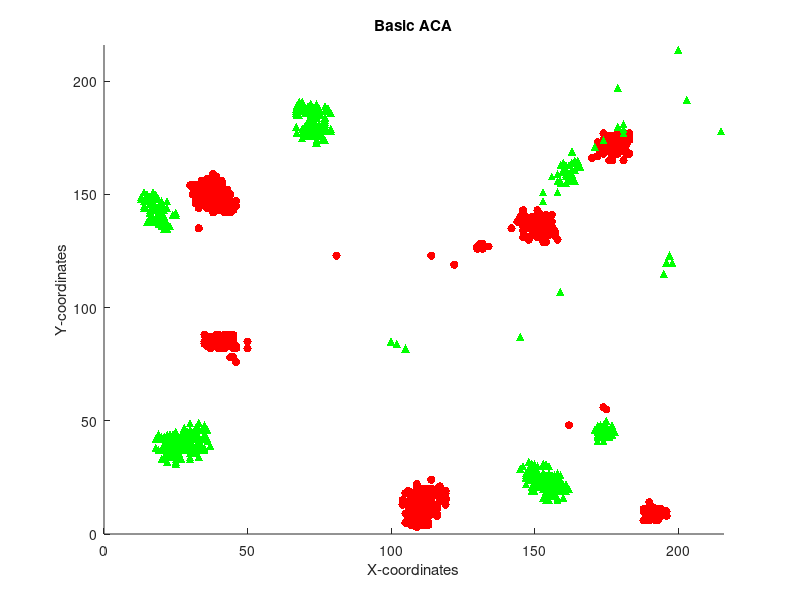

Source code (MATLAB):
X1 = [ 118 38 45 114 173 38 147 34 37 177 154 112 33 42 40 115 116 146 180 111 39 36 145 39 179 114 175 35 43 188 40 114 177 181 192 173 39 189 106 149 40 109 112 132 109 38 39 108 182 190 32 108 41 113 152 148 179 41 110 31 38 31 42 45 156 113 147 174 116 190 109 33 177 174 39 114 112 105 33 37 105 117 37 119 183 109 111 38 36 106 114 43 34 44 35 31 111 111 178 192 41 44 37 148 40 35 149 174 40 41 175 110 43 146 158 153 35 108 177 35 115 36 30 145 39 157 109 41 41 189 174 191 155 40 178 39 34 42 151 117 108 182 151 111 106 152 34 37 39 181 188 109 142 42 153 176 155 46 194 46 35 152 36 40 145 148 37 175 190 112 155 108 144 147 46 32 35 35 154 182 40 179 33 151 180 119 36 175 41 39 154 42 194 151 107 35 109 162 174 153 106 153 38 191 43 105 40 43 33 43 38 146 40 46 152 32 114 130 110 42 116 146 40 33 181 114 149 50 108 196 42 113 148 36 40 107 108 112 176 107 109 34 111 37 41 110 176 119 105 38 152 195 177 150 111 117 194 112 154 176 188 192 152 44 148 40 147 146 174 191 107 109 39 178 193 149 157 117 151 41 40 37 189 38 152 43 38 111 38 36 132 196 34 176 112 119 44 151 39 193 178 176 183 130 148 37 108 150 108 174 155 191 183 36 112 113 36 39 46 38 44 39 33 177 183 112 157 34 44 43 182 108 36 38 150 114 35 192 182 146 36 151 111 34 189 190 36 151 37 109 154 156 179 180 153 110 116 104 108 39 43 111 114 118 110 152 173 37 40 113 107 109 45 39 116 107 180 111 183 170 32 156 134 50 41 172 178 112 36 109 110 45 110 148 154 35 178 106 37 36 41 177 177 180 43 180 39 154 131 156 115 40 175 118 44 109 151 36 146 110 32 44 109 110 32 178 172 109 191 175 113 45 39 181 114 34 32 40 180 104 181 119 113 44 114 122 109 109 81 45 43 45 153 109 153 35 151 111 35 191 176 193 41 150 111 115 153 41 ];
Y1 = [ 15 159 88 17 170 144 140 146 151 168 135 20 135 87 144 13 8 142 175 7 155 155 140 146 177 123 55 154 150 10 86 14 170 176 10 172 86 11 19 132 150 5 14 128 11 142 151 16 175 6 148 7 143 16 139 135 175 145 13 154 87 150 82 78 135 8 131 168 13 11 7 154 172 172 150 18 19 5 144 148 14 15 83 13 175 18 4 152 83 12 9 145 147 85 88 153 15 11 174 9 155 147 85 138 153 145 139 170 152 154 169 12 142 134 130 134 152 10 173 153 9 154 154 139 149 134 22 83 153 6 174 8 135 146 172 88 150 148 143 16 17 168 141 19 9 141 156 87 153 175 11 3 135 88 135 175 133 145 9 76 150 132 152 82 138 139 150 175 12 5 137 12 138 136 82 146 84 85 141 173 83 168 150 131 171 15 153 171 150 154 139 147 11 132 6 146 21 48 56 133 13 136 151 7 85 18 151 83 152 87 154 136 148 83 137 150 20 127 17 151 11 131 155 149 165 24 140 82 11 10 142 17 130 84 88 16 6 4 174 9 15 153 5 152 148 15 165 19 9 157 135 10 171 139 12 17 8 7 133 171 6 11 136 78 136 145 137 137 177 10 8 6 83 170 10 135 133 21 133 87 87 153 8 148 133 152 145 8 149 150 126 8 152 172 9 16 142 135 87 11 176 173 168 126 131 82 9 138 13 173 132 11 177 144 15 5 146 158 147 150 88 144 151 167 176 16 132 154 83 148 169 18 149 85 137 19 151 6 172 140 147 138 14 149 10 14 148 136 154 13 136 141 173 170 130 10 20 13 5 147 86 9 12 17 11 134 169 155 147 20 4 10 144 148 9 5 173 10 174 166 149 136 127 85 146 167 173 10 145 16 7 83 6 137 129 149 171 7 149 157 82 165 166 169 146 176 152 134 128 138 12 84 170 18 144 9 137 151 143 14 153 145 17 9 152 175 173 14 9 172 4 143 84 169 16 151 154 143 177 15 170 18 18 150 13 119 8 4 123 82 88 86 140 19 129 147 139 6 148 12 176 6 156 132 20 17 131 84 ];
X2 = [ 24 179 148 22 30 31 163 23 23 148 71 32 22 162 160 77 26 173 174 17 30 34 36 28 28 15 74 22 25 153 14 35 75 74 36 25 18 70 175 21 30 29 73 165 19 77 34 159 149 174 178 147 160 34 159 74 148 163 153 158 33 15 73 21 203 21 153 33 157 75 23 154 158 23 76 19 67 68 33 158 19 30 76 25 155 70 171 174 17 25 172 157 27 16 25 74 72 21 21 151 172 162 164 33 154 72 151 151 151 161 156 74 165 166 155 73 20 19 197 30 196 153 154 77 20 25 177 26 161 158 195 147 159 161 20 163 76 25 24 22 31 18 67 76 181 77 73 150 153 30 16 72 155 153 26 153 147 71 72 20 77 20 161 160 158 20 164 22 160 177 16 160 157 18 145 171 77 157 17 20 102 181 172 173 157 35 26 27 164 76 24 149 16 25 173 35 174 73 153 156 72 71 72 29 75 79 29 21 67 159 37 72 77 75 150 24 20 30 158 14 155 23 30 19 72 70 20 154 172 176 70 24 149 165 160 67 14 21 74 70 153 145 13 28 162 21 158 73 25 172 27 26 177 20 22 149 72 25 14 175 13 152 21 72 155 151 71 35 161 35 79 23 162 21 16 22 36 77 17 75 150 150 69 67 150 24 21 158 75 69 25 79 177 32 154 67 28 159 22 154 215 105 154 30 69 154 17 22 69 149 19 74 22 158 175 151 78 176 74 77 152 174 18 74 74 33 32 71 30 153 72 77 151 27 156 146 31 17 161 34 21 21 200 18 17 68 16 31 75 156 26 33 160 25 157 152 149 31 33 151 29 22 23 26 33 163 32 32 18 67 22 28 177 69 160 30 19 172 179 15 23 72 33 35 69 22 19 18 75 161 74 181 156 23 70 156 156 173 158 24 161 72 149 29 21 32 71 100 159 147 154 157 155 154 148 155 174 30 15 20 17 153 159 73 29 24 68 198 150 72 152 21 176 20 18 150 163 74 23 175 30 155 155 154 28 159 163 72 149 21 32 158 158 28 150 69 25 153 29 155 33 25 20 28 22 163 32 26 ];
Y2 = [ 141 180 29 36 36 45 164 38 37 32 176 44 137 158 163 183 37 46 43 146 38 46 41 44 37 147 180 42 40 20 147 37 181 190 46 31 148 186 48 137 33 45 184 162 42 184 38 21 26 41 45 22 164 37 163 188 24 169 21 15 43 148 187 143 192 135 24 34 21 178 35 22 27 43 181 37 187 187 42 159 44 37 176 37 27 178 46 48 140 45 41 20 39 143 38 177 176 34 43 26 45 163 156 38 31 183 25 28 30 159 158 189 164 162 19 183 37 140 123 44 120 16 24 181 142 41 48 36 160 22 115 27 107 19 43 157 178 35 42 41 39 150 177 179 179 178 178 31 22 34 138 179 22 147 42 27 26 177 181 42 189 138 22 22 156 145 165 147 19 44 146 16 17 139 29 171 187 26 147 136 84 181 48 48 24 48 43 37 161 174 38 19 142 33 45 42 174 182 25 20 185 182 178 44 186 186 37 42 185 156 39 189 180 185 24 44 33 43 19 145 18 41 39 148 182 180 137 21 43 43 176 43 29 165 21 188 151 136 173 177 26 87 148 42 20 33 25 188 43 46 44 35 45 143 135 27 188 142 144 50 149 25 40 177 20 27 178 38 158 44 179 44 156 37 149 40 42 174 148 187 21 26 188 180 22 39 138 151 188 187 36 178 46 39 30 189 47 24 144 17 178 82 15 49 190 19 144 37 175 21 137 176 32 21 45 24 188 44 184 179 21 44 38 185 174 40 37 181 46 30 186 182 22 33 26 30 42 151 161 39 140 139 214 144 145 191 140 44 179 21 34 49 161 141 18 22 30 38 41 21 43 39 42 38 39 156 47 42 138 186 34 39 47 179 160 42 142 44 197 138 136 180 37 46 177 44 145 143 176 155 178 177 17 34 188 25 22 43 24 34 163 184 31 41 38 36 189 85 155 25 20 23 24 26 27 15 45 41 150 147 150 151 26 186 42 37 185 120 23 187 24 144 45 140 42 29 158 187 40 46 45 21 30 25 40 19 159 190 24 39 43 20 16 43 19 191 34 31 39 23 46 32 146 38 38 161 45 40 ];

clusterX1 = [];
clusterY1 = [];
clusterX2 = [];
clusterY2 = [];

clusterMinX = 0;
clusterMaxX = 216;
clusterMinY = 0;
clusterMaxY = 216;

figure();

if length(X2) > 0
    for i=1:length(X1)
        if X1(i) >= clusterMinX && X1(i) <= clusterMaxX && Y1(i) >= clusterMinY && Y1(i) <= clusterMaxY
            clusterX1 = [clusterX1 X1(i)];
            clusterY1 = [clusterY1 Y1(i)];
            clusterX2 = [clusterX2 X2(i)];
            clusterY2 = [clusterY2 Y2(i)];
        end
    end
    
    hold on;
    scatter(clusterX1, clusterY1, 'filled', 'markerfacecolor',[1 0 0]);
    scatter(clusterX2, clusterY2, 'filled', 'marker', '^', 'markerfacecolor',[0 1 0]);
    title('Basic ACA');
    xlabel('X-coordinates');
    ylabel('Y-coordinates');
    xlim([0 216]);
    ylim([0 216]);
    hold off;
else
    hold on;
    scatter(X1, Y1, 'filled', 'markerfacecolor',[0 0 0]);
    title('Basic ACA');
    xlabel('X-coordinates');
    ylabel('Y-coordinates');
    xlim([0 216]);
    ylim([0 216]);
    hold off;
end